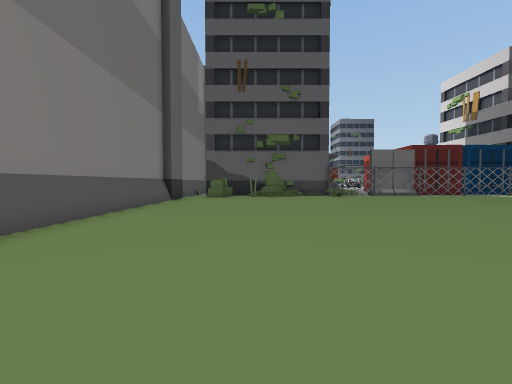
View 1 (above)

15 first-person views from a walk through a scene from a Unity 3-D project. The camera is 1.5 m above the floor, tilts 2° down and sees 85° across. The floor is counted in squares, 2 m on a side. Each view is taken from the middle of a square. On the plan, view 1 faces up. The plan holds only what a view shows up to about 10 squares ahead; the rest is blank. The place goes on beyond the plan. The player is left out. Door leaves are left out, so doorways stand open.

View 2
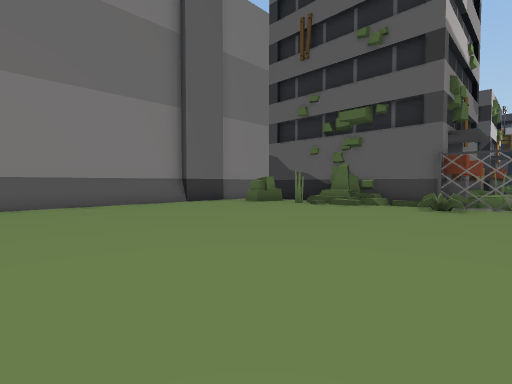

View 3
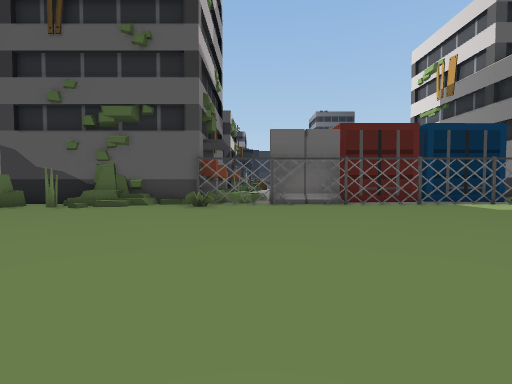

View 4
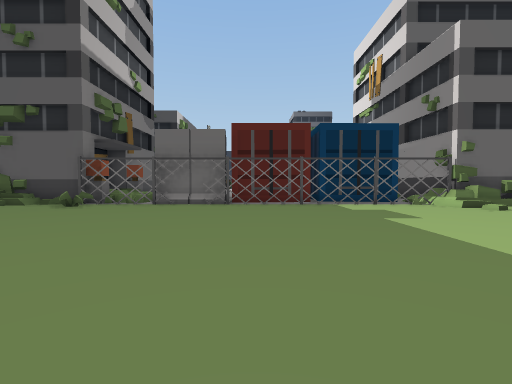

View 5
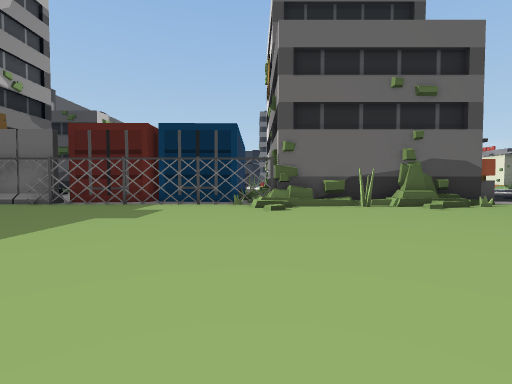

View 6
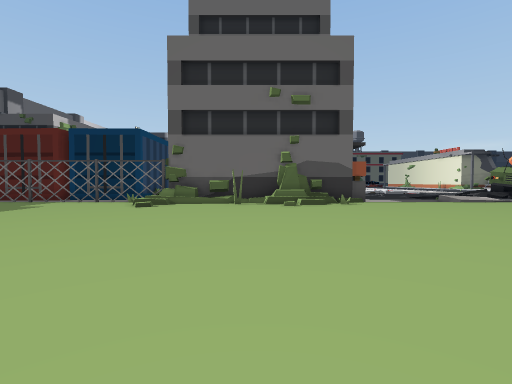

View 7
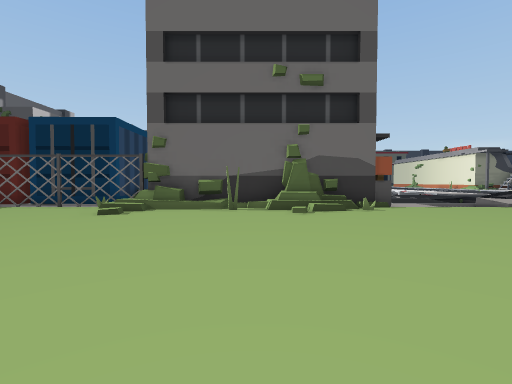

View 8
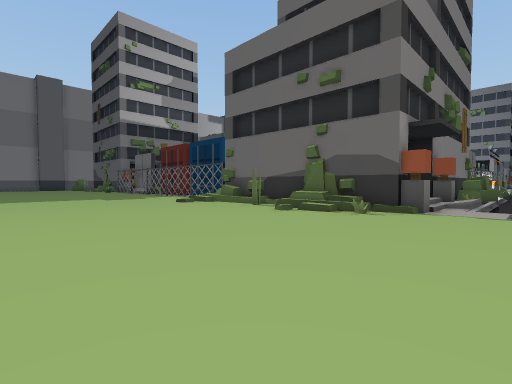

View 9
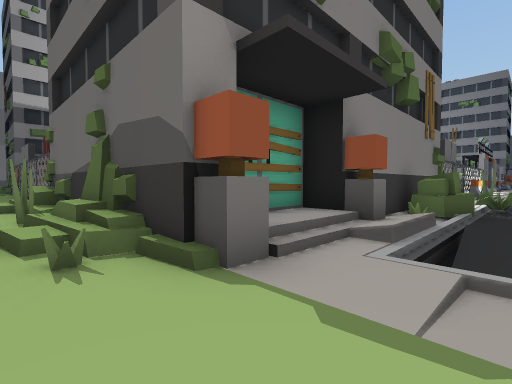

View 10
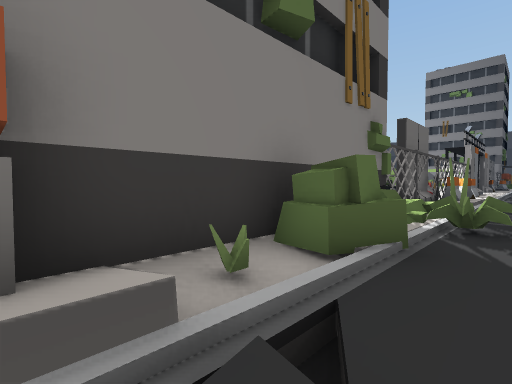

View 11
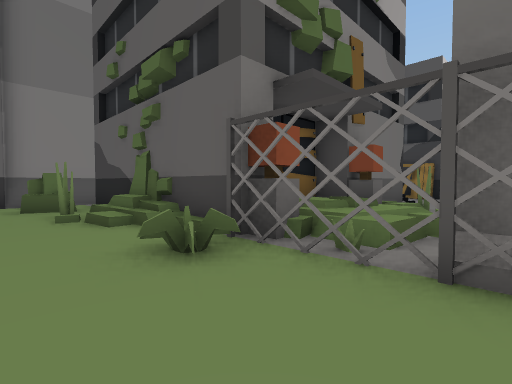

View 12
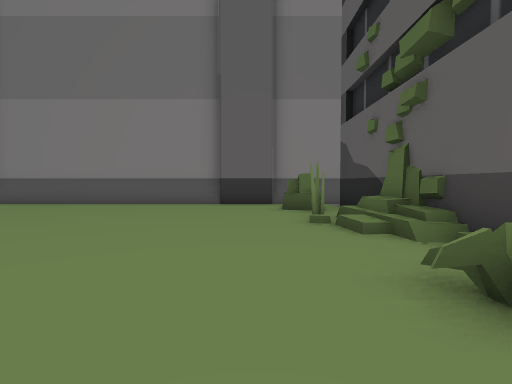

View 13
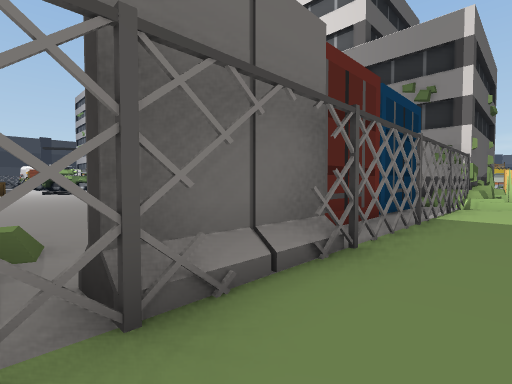

View 14
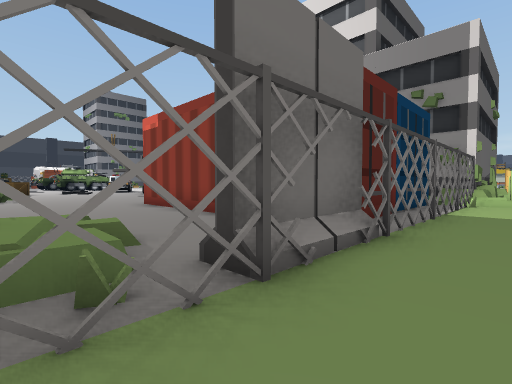

View 15
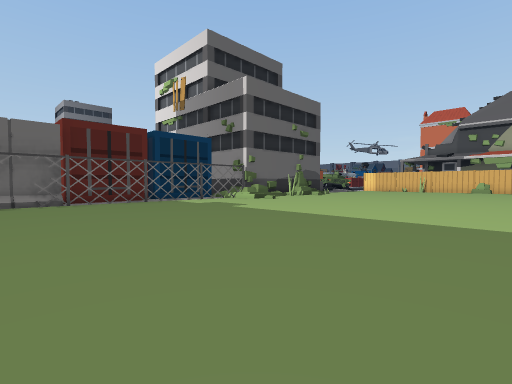

### Floor plan
Key: @ floor where view 1 was taken; # wall or solid block; x gap in a wall; . main floor; - floor 0.25 m lower than the main floor; : floor 0.5 m higher than the main floor; + floor 0.75 m higher than the main floor; / step, stairs or slope; = window, fence, low wall or low ledge; B barrier.
Columns run from 4 left of view 1 to 26 right of it. Each row starts with its distance up from view 1.
 31                             B/
 30                            #./
 29                            #./
 28                            x.
 27           ..                #
 26           ...               ##-
 25           ....              #=-
 24           ...#             ###-
 23          ....#             #//-
 22         #....#             ##/-
 21         ##...#             #./-
 20         #:...#             ##=/
 19        ###:..             ###//
 18        #=+:..             #:///
 17        #++=..#  ####      #:///
 16 #.#######x############   ####..
 15 #.x.#=#.#...........########...
 14 #.#.....=................//....
 13 #..............................
 12 #..............................
 11 #..............................
 10 #..............................
  9 #..............................
  8 #..............................
  7 #..........................
  6 #.........................
  5 #......... ..........   .
  4 #........
  3  .......
  2   .....
  1    ...
  0     @

Where each view was taken, in squares from view 1:
view 1: 0 up, 0 right, facing up
view 2: 6 up, 6 right, facing up-left
view 3: 6 up, 6 right, facing up
view 4: 6 up, 10 right, facing up
view 5: 6 up, 16 right, facing up
view 6: 5 up, 20 right, facing up
view 7: 7 up, 20 right, facing up
view 8: 8 up, 26 right, facing up-left
view 9: 14 up, 26 right, facing up-left
view 10: 19 up, 26 right, facing up-left
view 11: 13 up, 7 right, facing up-left
view 12: 13 up, 6 right, facing left
view 13: 14 up, 6 right, facing up-right
view 14: 14 up, 5 right, facing up-right
view 15: 5 up, 7 right, facing up-right
